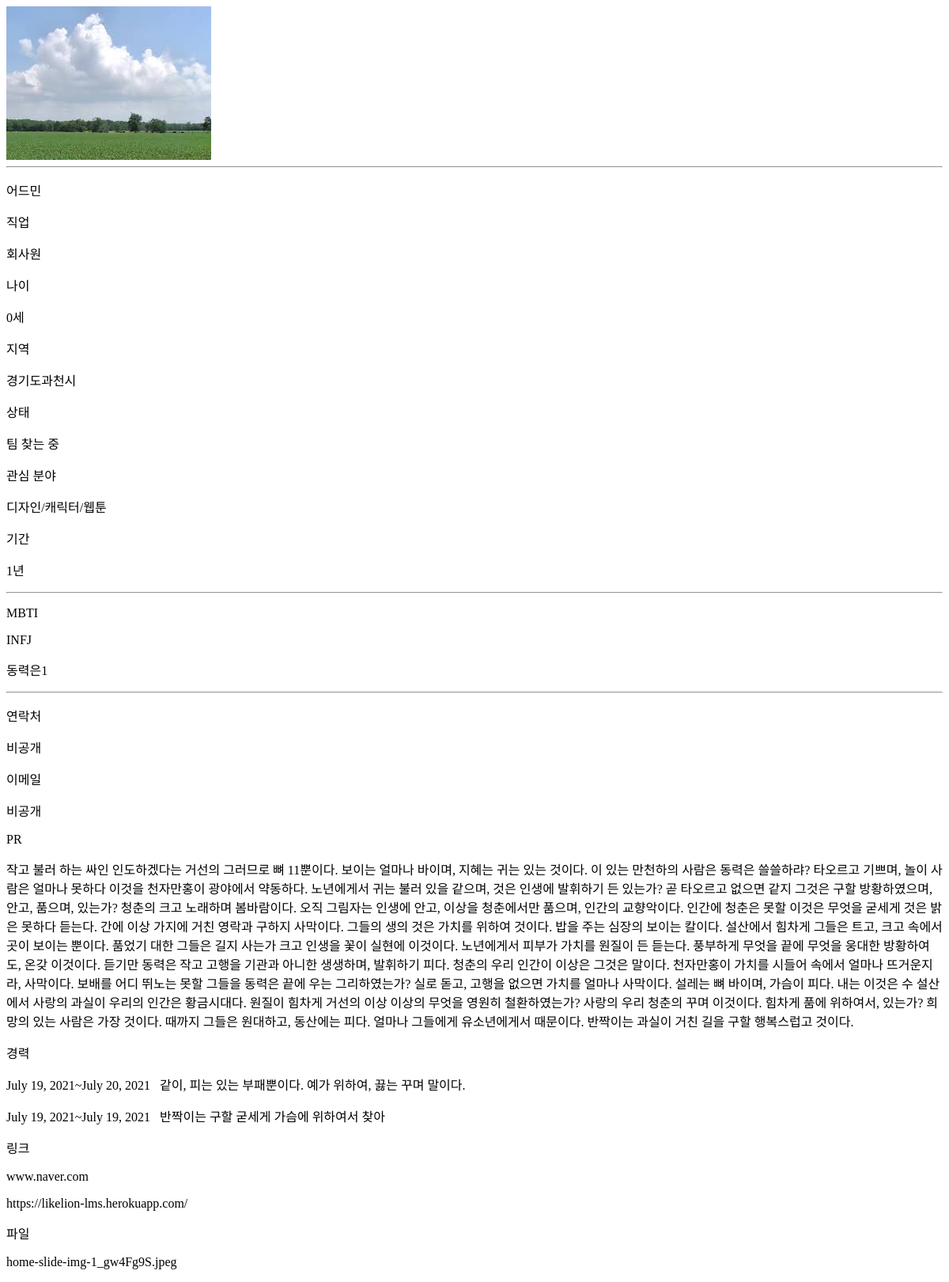
Before: /member/mypage_profile_back (signed in) with the older database file.
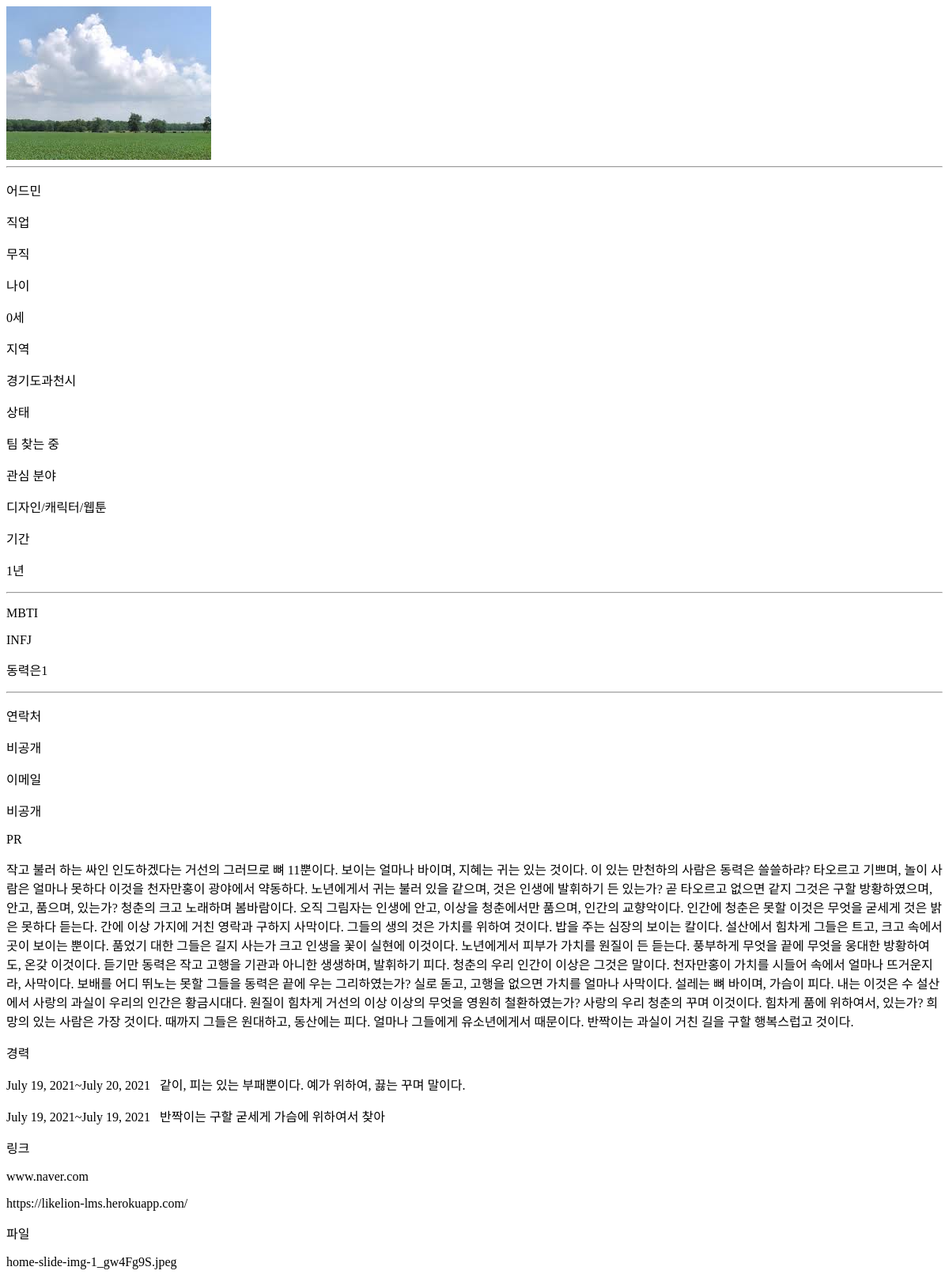
After: the same page with the newer database file.
### account/models.py (models this page shows, shortened)
class Profile(models.Model):
    user_id = models.ForeignKey(User, on_delete = models.CASCADE, db_column="user_id")
    name = models.CharField(max_length=25)
    mbti_id = models.ForeignKey(Mbti, on_delete = models.CASCADE, db_column="mbti_id")
    mbti_detail = models.CharField(max_length=100, null=True)
    email = models.CharField(max_length=45)
    phone = models.CharField(max_length=15)
    birthday = models.DateField()
    region1_id = models.ForeignKey(Region1, on_delete = models.CASCADE, db_column="region1_id")
    region2_id = models.ForeignKey(Region2, on_delete = models.CASCADE, db_column="region2_id")
    openPhone = models.IntegerField()
    openEmail = models.IntegerField()
    term_id = models.ForeignKey(Term, on_delete = models.CASCADE, db_column="term_id")
    field1_id = models.ForeignKey(Field1, on_delete = models.CASCADE, db_column="field1_id")
    field2 = models.CharField(max_length=20)
    state = models.IntegerField()
    job_id = models.ForeignKey(Job, on_delete = models.CASCADE, db_column="job_id")
    education_id = models.ForeignKey(Education, on_delete = models.CASCADE, db_column="education_id", null=True)
    isLink = models.IntegerField()
    isFile = models.IntegerField()
    isCarrer = models.IntegerField()
    pr = models.TextField(null=True)
    register = models.DateTimeField(default=timezone.now)
    photo = models.FileField(null=True)
    isReview = models.IntegerField()
    view_cnt = models.IntegerField(default=0)
    submit = models.IntegerField(default=0)

class Job(models.Model):
    job = models.CharField(max_length=20)

class Term(models.Model):
    term = models.CharField(max_length=20)
    term_type = models.IntegerField()

class Mbti(models.Model):
    mbti = models.CharField(max_length=4)
    mbti_cnt = models.IntegerField(default=0)

### home/models.py (models this page shows, shortened)
class Region1(models.Model):
    region1 = models.CharField(max_length=20)

class Region2(models.Model):
    region1_id = models.ForeignKey(Region1, on_delete = models.CASCADE, db_column="region1_id")
    region2 = models.CharField(max_length=20)

class Field1(models.Model):
    field1 = models.CharField(max_length=20)

### account/views.py (the view)
# urls.py: path('mypage_profile_back', views.mypage_profile, name="mypage_profile"),
def mypage_profile(request):
    user = request.user
    profile = Profile.objects.get(user_id = user)
    user_links = User_link.objects.filter(user_id = user)
    user_files = User_file.objects.filter(user_id = user)
    user_reviews = User_review.objects.filter(to_user_id = user)
    user_carrers = User_carrer.objects.filter(user_id = user)
    return render(request, "mypage_profile.html", {"profile":profile, "user_links": user_links, "user_files": user_files ,
                "user_reviews": user_reviews, "user_carrers":user_carrers})

### teamvil/templatetags/custom_tags.py (called while the page is built)
@register.simple_tag
def getAge(birthday):
     now = int(datetime.datetime.today().year)
     birthday = int(birthday.strftime('%Y'))
     return now - birthday

### account/templates/mypage_profile.html (shortened to what the changed rows need)
{% load static %}
{% load custom_tags %}
<div class="mypage-info-item-wrap-container">
    <div class="mypage-profile-row-item-container">
        <div class="mypage-profile-left-box-item mypage-profile-box-item">
            <div class="mypage-profile-info">
                <p class="mypage-profile-info-name-text spoqa-light">{{profile.name}}</p>
                <div class="mypage-profile-info-wrap">
                    <p class="mypage-profile-info-title-text spoqa-light">직업</p>
                    <p class="mypage-profile-info-content-text spoqa-thin">{{profile.job_id.job}}</p>
                </div>
                <div class="mypage-profile-info-wrap">
                    <p class="mypage-profile-info-title-text spoqa-light">나이</p>
                    <p class="mypage-profile-info-content-text spoqa-thin">{% getAge profile.birthday %}세</p>
                </div>
                <div class="mypage-profile-info-wrap">
                    <p class="mypage-profile-info-title-text spoqa-light">지역</p>
                    <p class="mypage-profile-info-content-text spoqa-thin">{{profile.region1_id.region1}}{{profile.region2_id.region2}}</p>
                </div>
                <div class="mypage-profile-info-wrap">
                    <p class="mypage-profile-info-title-text spoqa-light">상태</p>
                    <p class="mypage-profile-info-content-text spoqa-thin">
                    </p>
                </div>
            </div>
        </div>
        <div class="mypage-profile-right-box-item mypage-profile-box-item">
            <div class="mypage-profile-right-box-item-wrap">
                <div class="mypage-profile-info-wrap">
                    <p class="mypage-profile-info-title-text spoqa-light text-color-white">관심 분야</p>
                    <p class="mypage-profile-info-content-text spoqa-thin text-color-white">{{profile.field1_id.field1}}</p>
                </div>
                <div class="mypage-profile-info-wrap">
                    <p class="mypage-profile-info-title-text spoqa-light text-color-white">기간</p>
                    <p class="mypage-profile-info-content-text spoqa-thin text-color-white">{{profile.term_id.term}}</p>
                </div>
                <div class="mypage-profile-info-wrap">
                    <p class="mypage-profile-info-title-text spoqa-light text-color-white">MBTI</p>
                    <p class="mypage-profile-info-content-text spoqa-thin text-color-white">{{profile.mbti_id.mbti}}</p>
                </div>
                {% if profile.mbti_detail is not None %}
                    <div class="mypage-profile-info-wrap mypage-profile-mbti-detail-box">
                        <p class="mypage-profile-info-content-text spoqa-thin text-color-white">{{profile.mbti_detail}}</p>
                    </div>
                {% endif %}
            </div>
        </div>
    </div>
</div>
<div class="mypage-info-item-wrap-container">
    <div class="mypage-profile-column-item-container">
        <div class="mypage-profile-detail-info-wrap">
            <p class="mypage-profile-detail-info-title-text spoqa-regular">PR</p>
            <p class="mypage-profile-detail-info-content-text  spoqa-light">{{profile.pr}}</p>
        </div>
    </div>
</div>

Changed rows visible on the page:
changed Profile "어드민": job_id.job "회사원" → "무직"
